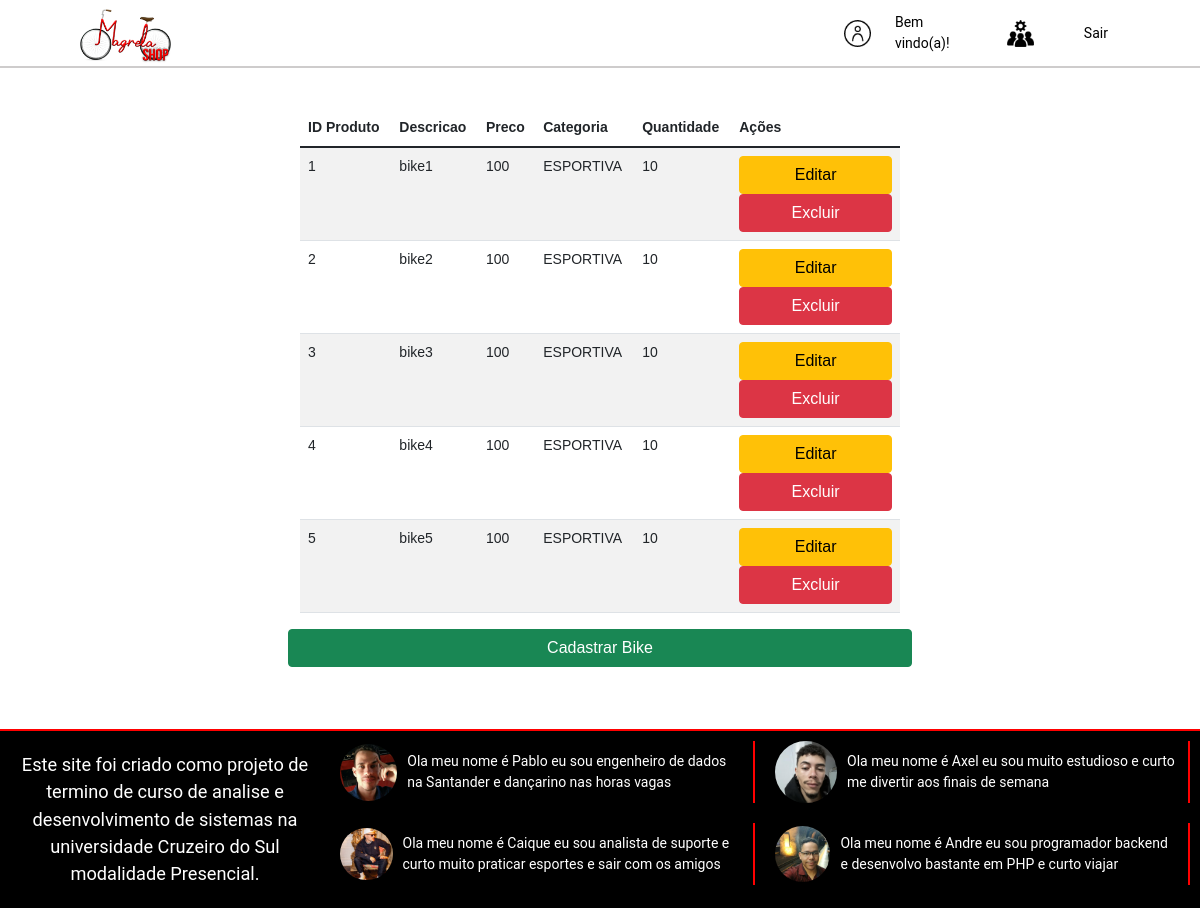
Page /PHP/ListaBikes.php on the committed database.
### tables this page shows
CREATE TABLE `produto` (
  `id_fornecedor` int(11) DEFAULT NULL,
  `id_produto` int(11) NOT NULL,
  `descricao` varchar(10) DEFAULT NULL,
  `data_cadastro` varchar(10) DEFAULT NULL,
  `preco` varchar(10) DEFAULT NULL,
  `categoria` varchar(10) DEFAULT NULL,
  `quantidade` varchar(10) DEFAULT NULL
);

### PHP/ListaBikes.php (the view, shortened to what this page needs)
<!DOCTYPE html>
<html lang="pt-br">
<head>
	<link href="https://cdn.jsdelivr.net/npm/bootstrap@5.1.3/dist/css/bootstrap.min.css" rel="stylesheet">
    <link rel="stylesheet" href="../style.css">
</head>
<body>
    <main>
	<?php
		include ('headerLogado.php');
	?>
		<div class="main-block">
			<div id="list" class="row">
				<div class="table-responsive col-md-12">
					<table class="table table-striped" cellspacing="0" cellpadding="0">
						<thead>
							<tr>
								<th>ID Produto</th>
								<th>Descricao</th>
								<th>Preco</th>
								<th>Categoria</th>
								<th>Quantidade</th>
								<th class="actions">Ações</th>
							</tr>
						</thead>
						<tbody>
						<?php
						$mysqli = mysqli_connect("localhost", "root", "", "bicicletaria_magrelas");
						$result = mysqli_query($mysqli, "SELECT * FROM `produto` ORDER BY `id_produto` DESC limit 1");
						$limite = mysqli_fetch_array($result);
						for ($i = 1; $i <= $limite['id_produto']; $i++) {
							$result = mysqli_query($mysqli, "SELECT * FROM `produto` WHERE `id_produto` = " . $i);
							$bike = mysqli_fetch_array($result);
							if($bike){
								echo "<tr>
									<td> " . $bike['id_produto'] . " </td>
									<td> " . $bike['descricao'] . " </td>
									<td> " . $bike['preco'] . " </td>
									<td> " . $bike['categoria'] . " </td>
									<td> " . $bike['quantidade'] . " </td>
									<td class='actions'>
										<a class='btn btn-warning btn-xs' href='editCadBike.php?" . $bike['id_produto'] ."'>Editar</a>
										<a class='btn btn-danger btn-xs'  href='Confirmacao.php?" . $bike['id_produto'] ."' data-toggle='modal' data-target='#delete-modal'>Excluir</a>
									</td>
								</tr>";
							}
						}
						?>
						</tbody>
					</table>
				</div>
				<a href="cad_bicl_geral.php" class="btn btn-success" role="button">Cadastrar Bike</a>
			</div>
        </div>
		<br>
        <?php
            include('footer.php')
        ?>
    </main>
</body>
</html>

### style.css (style rules this page uses)
* { box-sizing: border-box; font-family: arial; margin: 0; padding: 0; }
a, a:hover, a:focus, a:active { text-decoration: none; color: inherit; }
a { width: 100%; display: flex; justify-content: center; }
body { margin: 0 auto; padding: 0; align-items: center; }
::placeholder { color: red; opacity: 1; }
html, body { min-height: 100%; }
body, div, form, input, select, p { padding: 0; margin: 0; outline: none; font-family: Roboto, Arial, sans-serif; font-size: 14px; }
.main-block { display: flex; justify-content: center; align-items: center; background: #fff; max-width: 600px; width: 100%; margin: 0 auto; min-height: 80vh; }

### rows in the picture
produto: id_produto "1", descricao "bike1", preco "100", categoria "ESPORTIVA", quantidade "10"
produto: id_produto "2", descricao "bike2", preco "100", categoria "ESPORTIVA", quantidade "10"
produto: id_produto "3", descricao "bike3", preco "100", categoria "ESPORTIVA", quantidade "10"
produto: id_produto "4", descricao "bike4", preco "100", categoria "ESPORTIVA", quantidade "10"
produto: id_produto "5", descricao "bike5", preco "100", categoria "ESPORTIVA", quantidade "10"
